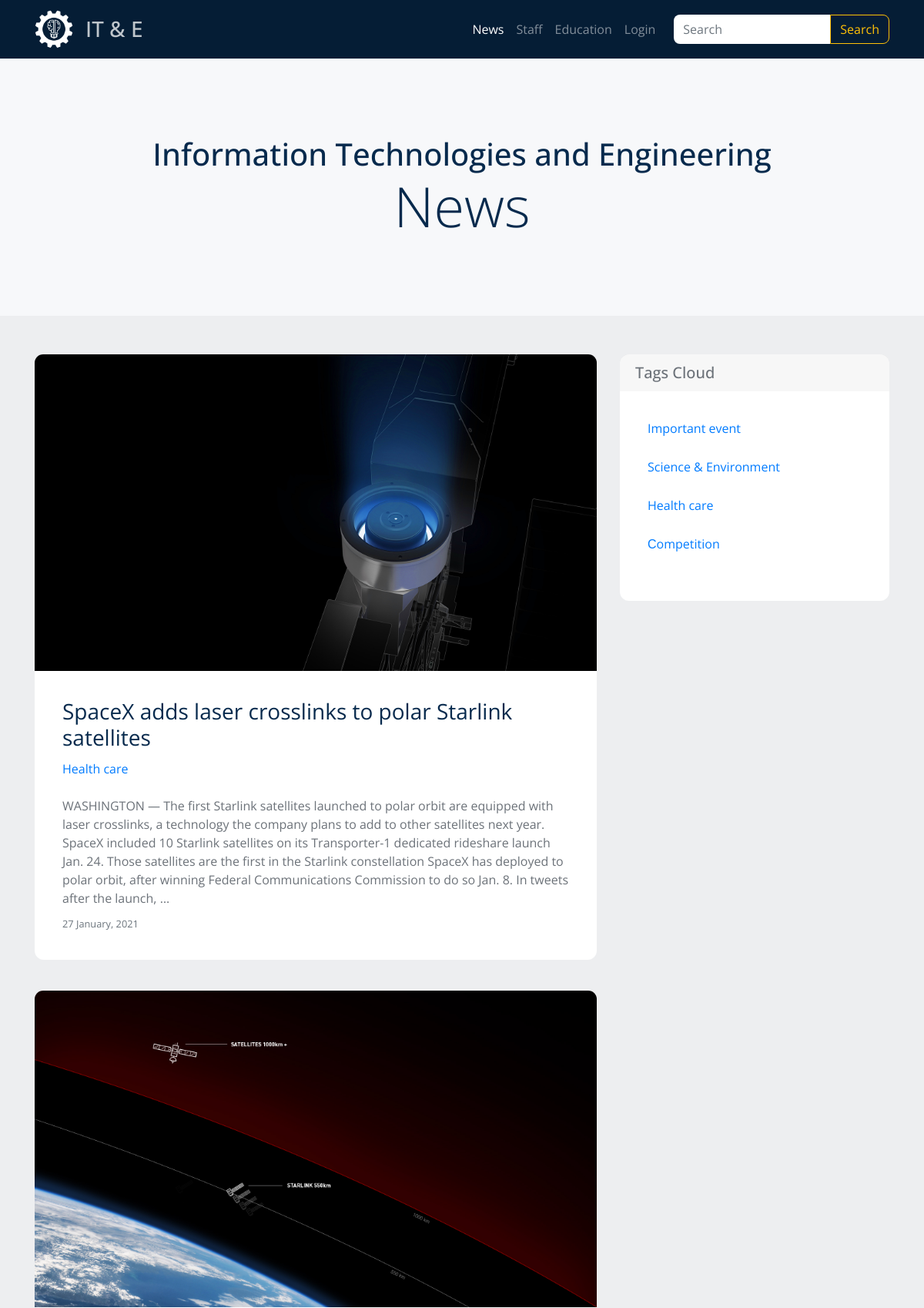
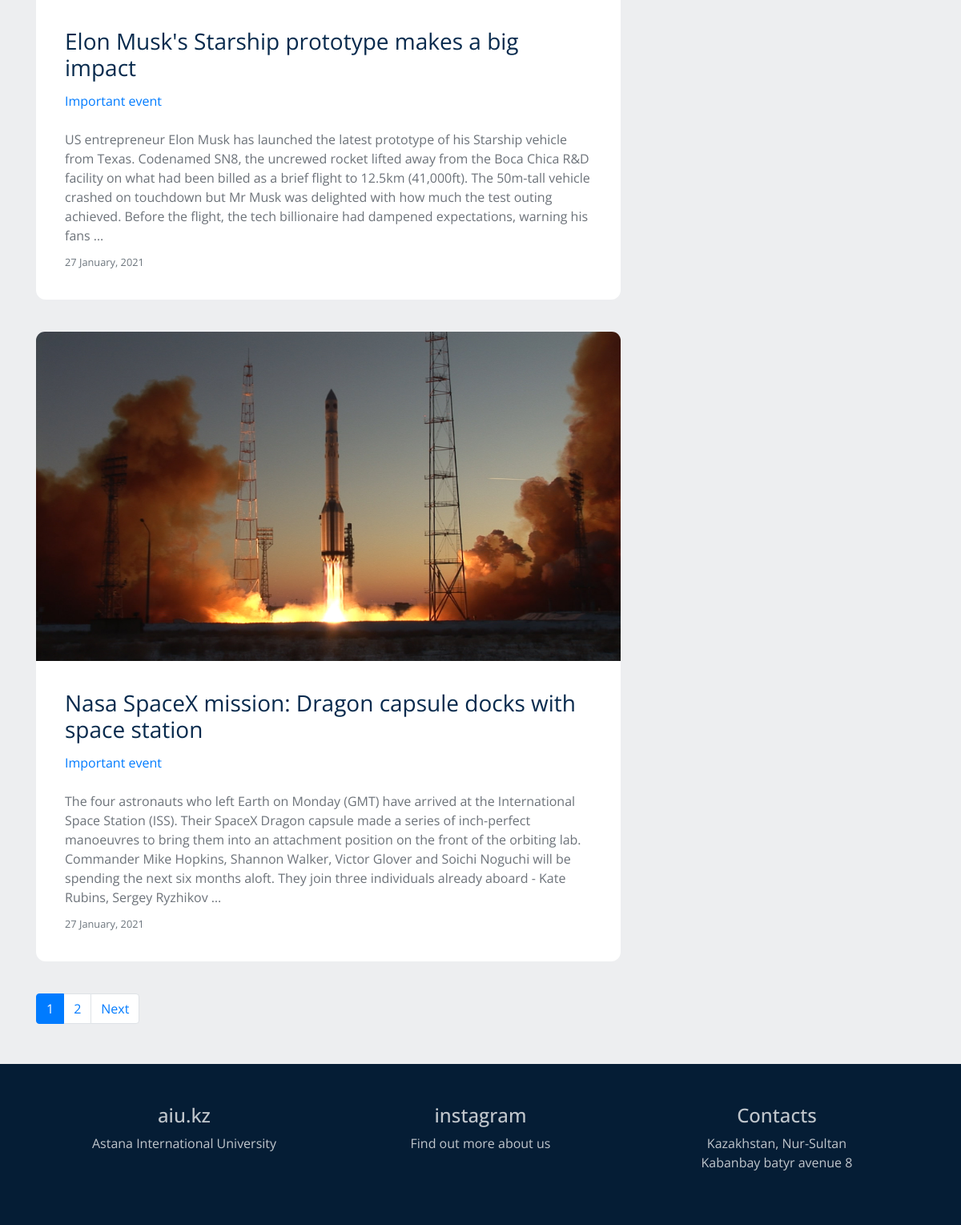
/feed/, run on the app's committed database (2 pictures, top to bottom).
### feed/models.py (models this page shows, shortened)
class Post(models.Model):
    title = models.CharField(max_length=255, unique=True)
    slug = models.SlugField(max_length=255, unique=True)
    content = models.TextField(db_index=True)
    tags = models.ManyToManyField('Tag', blank=True, related_name='posts')
    timestamp = models.DateTimeField(auto_now_add=True)
    thumbnail = models.ImageField(
        null=True, blank=True, upload_to='post_images')
    def get_absolute_url(self):
        return reverse('post_detail_url', kwargs={'slug': self.slug})
    class Meta:
        ordering = ['-timestamp']

class Tag(models.Model):
    title = models.CharField(max_length=200, unique=True)
    slug = models.SlugField(max_length=200, unique=True)
    def get_absolute_url(self):
        return reverse('tag_detail_url', kwargs={'slug': self.slug})

### feed/views.py (the view)
# urls.py: path('', news_list, name='news_list_url'),
def news_list(request):
    posts = Post.objects.all()
    tags = Tag.objects.all()
    context = {
        'tags': tags,
    }
    paginator_context = paginate(request, posts)
    context.update(paginator_context)
    return render(request, 'feed/index.html', context=context)

### feed/views.py (called while the page is built)
def paginate(request, queryset):
    paginator = Paginator(queryset, 3)
    page_number = request.GET.get('page', 1)
    page = paginator.get_page(page_number)
    is_paginated = page.has_other_pages()
    context = {
        'page': page,
        'is_paginated': is_paginated,
    }
    return context

### feed/templates/feed/index.html (shortened to what this page needs)
{% extends 'feed/base_feed.html' %}
{% block intro %}
	<h1 class="intro__title">Information Technologies and Engineering</h1>
	<h1 class="display-3">News</h1>
{% endblock %}
{% block content %}
	{% include 'feed/includes/object_list_template.html' %}
{% endblock %}

### feed/templates/feed/includes/post_card_template.html
<div class="card">
	{% if post.thumbnail %}
		<a href="{{ post.get_absolute_url }}">
			<img src="{{ post.thumbnail.url }}" class="card-img-top" alt="">
		</a>
	{% endif %}
	<div class="card-body">
		<div class="card-title">
			<a href="{{ post.get_absolute_url }}" class="post_link">
				{{ post.title }}
			</a>
		</div>
		<div class="mb-4">
			{% for tag in post.tags.all %}
				{% if forloop.first %}
					<a href="{{ tag.get_absolute_url }}" class="tag-link">
						{{ tag.title }}
					</a>
				{% else %}
					|<a href="{{ tag.get_absolute_url }}" class="tag-link">
						{{ tag.title }}
					</a>
				{% endif %}
			{% endfor %}
		</div>
		<div class="card-text">{{ post.content|truncatewords:70 }}</div>
		<div class="card-text mt-2"><small class="text-muted">{{ post.timestamp|date:'d F, Y' }}</small></div>
	</div>
</div>

### feed/templates/feed/includes/tags_cloud_template.html (shortened to what this page needs)
<div class="col-sm-12 col-lg-4">
	<div class="card">
		<div class="card-header">
			<h5>Tags Cloud<h5>
		</div>
		<div class="card-body">
			<ul>
				{% for tag in tags %}
	                <li>
	                    <a href="{{ tag.get_absolute_url }}" class="obj-link d-flex">
	                        <p>{{ tag.title }}</p>
	                    </a>
	                </li>
	            {% endfor %}
	        </ul>
		</div>
	</div>
</div>

### static/css/style.css (style rules this page uses)
body { background-color: #edeef0; font-family: 'Open Sans', sans-serif; font-size: 16px; color: #6c7279; }
h1, h2, h3, h4, h5, h6 { margin: 0; }
ul { margin: 0; padding: 0; }
li { list-style: none; }
.card { margin-bottom: 40px; border: none; border-radius: 0.75rem; }
.card-header { border-bottom: none; }
.card-header:first-child { border-radius: calc(.75rem - 1px) calc(.75rem - 1px) 0 0; }
.card-body { padding: 2.25rem; }
.card-title { font-size: 28px; line-height: 1.2; color: #072a4d; }
.card-img-top { border-radius: calc(.75rem - 1px) calc(.75rem - 1px) 0 0; }
.post_link { color: #072a4d; }
.tag-link { margin-bottom: 10px; }
.obj-link { text-decoration: none; margin-bottom: 10px; }

### data on the page
Post: thumbnail (picture), title "SpaceX adds laser crosslinks to polar Starlink satellites", content "WASHINGTON — The first Starlink satellites launched to polar orbit are equipped with laser crosslinks, a technology the company plans to add to other satellites next year. SpaceX included 10 Starlink satellites on its Transporter-1 dedicated rideshare launch Jan. 24. Those satellites are the first in the Starlink constellation SpaceX has deployed to polar orbit, after winning Federal Communications Commission to do so Jan. 8. In tweets after the launch, …", timestamp "27 January, 2021"
Tag: title "Health care"
Post: thumbnail (picture), title "Elon Musk's Starship prototype makes a big impact", content "US entrepreneur Elon Musk has launched the latest prototype of his Starship vehicle from Texas. Codenamed SN8, the uncrewed rocket lifted away from the Boca Chica R&D facility on what had been billed as a brief flight to 12.5km (41,000ft). The 50m-tall vehicle crashed on touchdown but Mr Musk was delighted with how much the test outing achieved. Before the flight, the tech billionaire had dampened expectations, warning his fans …", timestamp "27 January, 2021"
Tag: title "Important event"
Post: thumbnail (picture), title "Nasa SpaceX mission: Dragon capsule docks with space station", content "The four astronauts who left Earth on Monday (GMT) have arrived at the International Space Station (ISS). Their SpaceX Dragon capsule made a series of inch-perfect manoeuvres to bring them into an attachment position on the front of the orbiting lab. Commander Mike Hopkins, Shannon Walker, Victor Glover and Soichi Noguchi will be spending the next six months aloft. They join three individuals already aboard - Kate Rubins, Sergey Ryzhikov …", timestamp "27 January, 2021"
Tag: title "Science & Environment"
Tag: title "Сompetition"

### other printed values
{{ number }} "1"
{{ number }} "2"
